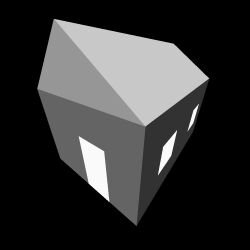
#> input picture lab_2/data/left.jpg, 250 x 250 px, found by its file name
$ jupyter execute task1.ipynb
#> lines starting #> are read from the running program, lines starting #| are printed output that depends on the picture; after the words box and inside, x2 and y2 are one past the last pixel; in counts of white or black regions, pixels touching at a corner belong together
#> further down, image is the input picture: shape (250, 250); min 0, max 255, mean 51.6
[cell 1]
import numpy as np
from scipy.ndimage import gaussian_filter, sobel, maximum_filter

def harris_corners(image, window_size=3, k=0.04, threshold=0.01):
    """
    Harris Corner Detector implementation.

    Parameters:
    - image: Input grayscale image as a 2D numpy array.
    - window_size: Size of the window for non-maximum suppression (must be odd).
    - k: Harris detector parameter (typically between 0.04 and 0.06).
    - threshold: Threshold for corner detection (value between 0 and 1).

    Returns:
    - corners: Array of corner positions as (row, col) coordinates.
    - R: Harris response image.
    """
#> called with window_size = 3, k = 0.04, threshold = 0.01
    # Ensure the image is in float32 format for precision
    img = np.float32(image)

    # Compute image gradients along x and y directions using Sobel operator
    Ix = sobel(img, axis=1, mode='reflect')  # Gradient in x-direction
    Iy = sobel(img, axis=0, mode='reflect')  # Gradient in y-direction

    # Compute products of derivatives at every pixel
    Ix2 = Ix ** 2      # I_x^2
    Iy2 = Iy ** 2      # I_y^2
    Ixy = Ix * Iy      # I_x * I_y

    # Apply Gaussian filter to the derivative products
    Sx2 = gaussian_filter(Ix2, sigma=1)
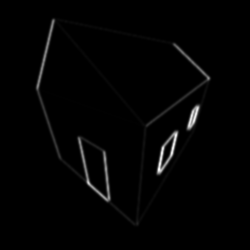
#> Sx2: shape (250, 250) float32; min 0, max 385274.8, mean 5230; drawn with min black and max white
    Sy2 = gaussian_filter(Iy2, sigma=1)
    Sxy = gaussian_filter(Ixy, sigma=1)

    # Compute the determinant and trace of the Harris matrix M
    detM = (Sx2 * Sy2) - (Sxy ** 2)
    traceM = Sx2 + Sy2

    # Compute the Harris response R = det(M) - k * (trace(M))^2
    R = detM - k * (traceM ** 2)
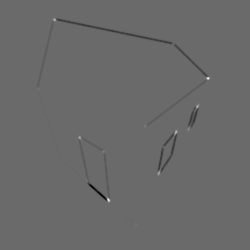
#> R: shape (250, 250) float32; min -1.12e+10, max 1.55e+10, mean -58709276; drawn with min black and max white

    # Normalize the response for thresholding
    R = R / R.max()

    # Threshold on R to find significant corners
    R[R < threshold] = 0

    # Perform non-maximum suppression in the local neighborhood
    size = window_size
    R_max = maximum_filter(R, size=size)
    corner_peaks = (R == R_max) & (R > 0)
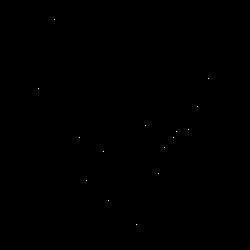
#> corner_peaks: shape (250, 250) bool; 0.02% white in thin lines or dots, all inside (x1, y1, x2, y2) = (38, 19, 209, 225)

    # Extract coordinates of corners
    corners = np.argwhere(corner_peaks)
#> corners = 15 rows, first 8: [19, 54], [78, 208], [88, 38], [106, 197], [125, 145], [129, 188], [131, 176], [137, 79]

    return corners, R

[cell 2]
import matplotlib.pyplot as plt
import matplotlib.image as mpimg

# Load a grayscale image
image = mpimg.imread('data\left.jpg')


# Detect corners
corners, R = harris_corners(image)

# Plot the original image with corners marked
plt.figure(figsize=(8, 6))
plt.imshow(image, cmap='gray')
plt.scatter(corners[:, 1], corners[:, 0], c='r', s=5)
plt.title('Harris Corners')
plt.axis('off')
plt.show()

[cell 3]
## Rotate image 45 degrees and do it again

from PIL import Image

# Open an image file
image = Image.open('data\left.jpg')

# Rotate the image by 45 degrees
rotated_image = image.rotate(45, expand=True)
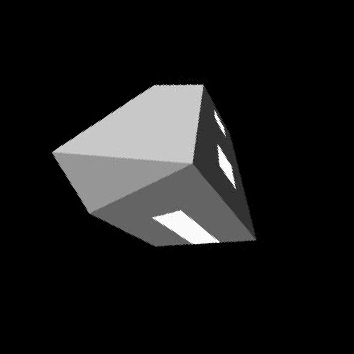
#> rotated_image: PIL image 354x354 L; min 0, max 255, mean 25.7


# Detect corners
corners, R = harris_corners(rotated_image)
#> call 2 of harris_corners, with window_size = 3, k = 0.04, threshold = 0.01
#> in harris_corners (call 2), `Iy = sobel(img, axis=0, mode='reflect')`:
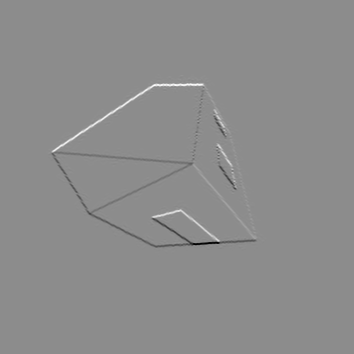
#> Iy: shape (354, 354) float32; min -1004, max 813, mean 0; drawn with min black and max white
#> in harris_corners (call 2), `traceM = Sx2 + Sy2`:
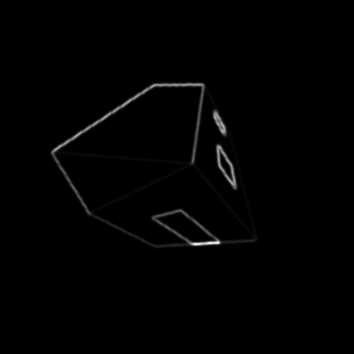
#> traceM: shape (354, 354) float32; min 0, max 581394.1, mean 4536.2; drawn with min black and max white
#> in harris_corners (call 2), `R[R < threshold] = 0`: R: shape (354, 354) float32; min 0, max 1, mean 0.000168
#> in harris_corners (call 2), `corner_peaks = (R == R_max) & (R > 0)`: corner_peaks: shape (354, 354) bool; 0.02% white in thin lines or dots, all inside (x1, y1, x2, y2) = (52, 84, 256, 245)
#> in harris_corners (call 2), `corners = np.argwhere(corner_peaks)`: corners = 23 rows, first 8: [84, 188], [84, 197], [85, 159], [85, 202], [86, 154], [112, 215], [121, 198], [127, 224]

# Plot the original image with corners marked
plt.figure(figsize=(8, 6))
plt.imshow(rotated_image, cmap='gray')
plt.scatter(corners[:, 1], corners[:, 0], c='r', s=5)
plt.title('Harris Corners')
plt.axis('off')
plt.show()
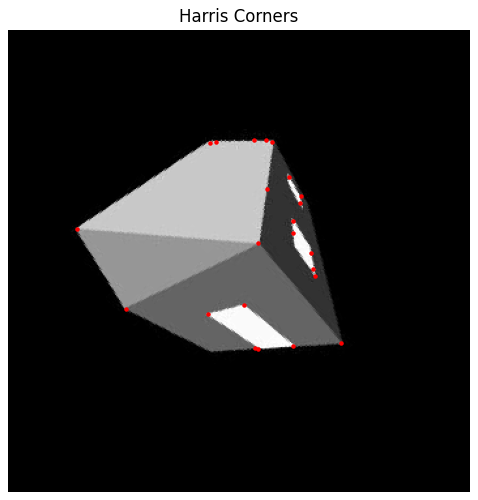
#> figure drawn by matplotlib, 1 panel

[cell 4]
def image_scaler(image,scaling_factor):
    new_width = int(image.width * scaling_factor)
    new_height = int(image.height * scaling_factor)
    return image.resize((new_width, new_height))


def scale_and_plot_image(image,scaling_factor):
    scaled_image = image_scaler(image,scaling_factor)

    corners_scaled, R = harris_corners(scaled_image)

    plt.figure(figsize=(8, 6))
    plt.imshow(scaled_image, cmap='gray')
    plt.scatter(corners_scaled[:, 1], corners_scaled[:, 0], c='r', s=5)
    plt.title(f'Image scaled {scaling_factor}')
    plt.axis('off')
    plt.show()


scaling_factors = [0.1,0.25,0.5,0.75]

for scaling in scaling_factors:
    scale_and_plot_image(image,scaling)
#> this loop made 4 passes
#> pass 1, in scale_and_plot_image, `plt.show()`:
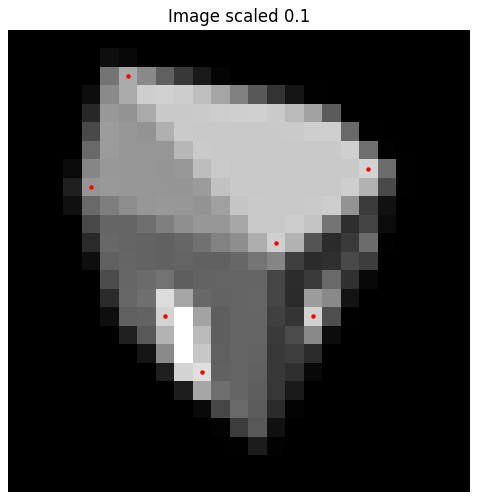
#> figure drawn by matplotlib, 1 panel

[cell 5]
### Try the builtin harris detector from opencv

import cv2
import numpy as np
import matplotlib.pyplot as plt

# Load the image in grayscale
image = cv2.imread('data\left.jpg', cv2.IMREAD_GRAYSCALE)

# Convert the image to float32
gray = np.float32(image)

# Apply the Harris corner detector
dst = cv2.cornerHarris(gray, blockSize=2, ksize=3, k=0.04)

# Result is dilated to mark the corners
dst = cv2.dilate(dst, None)
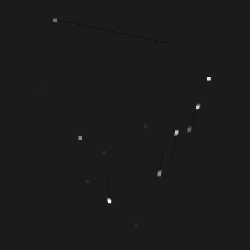
#> dst: shape (250, 250) float32; min -7431016.5, max 62157064, mean 71174.6; drawn with min black and max white

# Threshold for an optimal value; it may vary depending on the image
image[dst > 0.01 * dst.max()] = 255
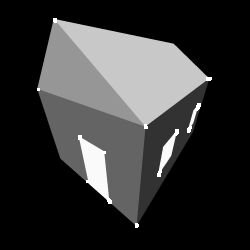
#> image: shape (250, 250); 0.42% of pixels changed, all inside (x1, y1, x2, y2) = (37, 18, 212, 228)

# Display the corners on the original image
plt.imshow(image, cmap='gray')
plt.title('Harris Corners')
plt.axis('off')
plt.show()

[cell 6]
import numpy as np
## Change parameters of the harris detector (self-built)
def plot_varying_parameters(image,k=0.04,threshold=0.01,window_size=3,param = 'k'):
    corners, R = harris_corners(image,k=k,window_size=window_size,threshold=threshold)

    # Plot the original image with corners marked
    plt.figure(figsize=(8, 6))
    plt.imshow(image, cmap='gray')
    plt.scatter(corners[:, 1], corners[:, 0], c='r', s=5)
    if param == 'k':
        plot_num = k
    elif param == 'window_size':
        plot_num = window_size
    else:
        plot_num = threshold
    title = f'Harris Corners with parmeter {param}={np.round(plot_num,2)}'
    plt.title(title)
    plt.axis('off')
    plt.show()

#Change K
image = Image.open('data\left.jpg')
for k in np.arange(0.01,0.2,0.05):
    plot_varying_parameters(image,k=k,param = 'k')

[cell 7]
for window_size in np.arange(1,6,1):
    plot_varying_parameters(image,window_size=window_size,param = 'window_size')

[cell 8]
for threshold in np.arange(0.01,0.1,0.01):
    plot_varying_parameters(image,threshold=threshold,param = 'threshold')

$ run again, with lab_2/data/right.jpg copied over lab_2/data/left.jpg
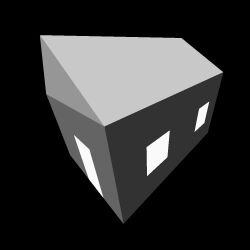
#> input picture lab_2/data/right.jpg, 250 x 250 px, found by its file name
#> image is the input picture: shape (250, 250); min 0, max 255, mean 50
#> in harris_corners, `R = detM - k * (traceM ** 2)`:
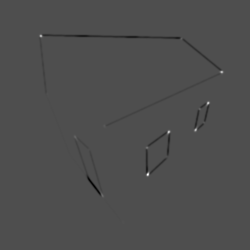
#> R: shape (250, 250) float32; min -1.12e+10, max 2.51e+10, mean -64289364; drawn with min black and max white
#> corner_peaks: shape (250, 250) bool; 0.02% white in thin lines or dots, all inside (x1, y1, x2, y2) = (40, 35, 222, 223)
#> in harris_corners, `corners = np.argwhere(corner_peaks)`: corners = 14 rows, first 8: [35, 40], [38, 181], [72, 221], [103, 208], [108, 199], [122, 203], [125, 104], [130, 195]
#> img: shape (354, 354) float32
#> Ix: shape (354, 354) float32
#> Iy: shape (354, 354) float32
#> Ix2: shape (354, 354) float32
#> Iy2: shape (354, 354) float32
#> Ixy: shape (354, 354) float32
#> Sx2: shape (354, 354) float32
#> Sy2: shape (354, 354) float32
#> Sxy: shape (354, 354) float32
#> detM: shape (354, 354) float32
#> traceM: shape (354, 354) float32
#> R_max: shape (354, 354) float32
#> corner_peaks: shape (354, 354) bool; 0.02% white in thin lines or dots, all inside (x1, y1, x2, y2) = (54, 69, 245, 248)
#> `corners, R = harris_corners(rotated_image)`: corners = 29 pairs, first value 69 to 247, second value 54 to 244
#> `image[dst > 0.01 * dst.max()] = 255`:
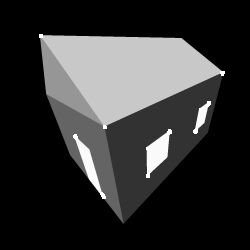
#> image: shape (250, 250); 0.33% of pixels changed, all inside (x1, y1, x2, y2) = (39, 34, 225, 199)
